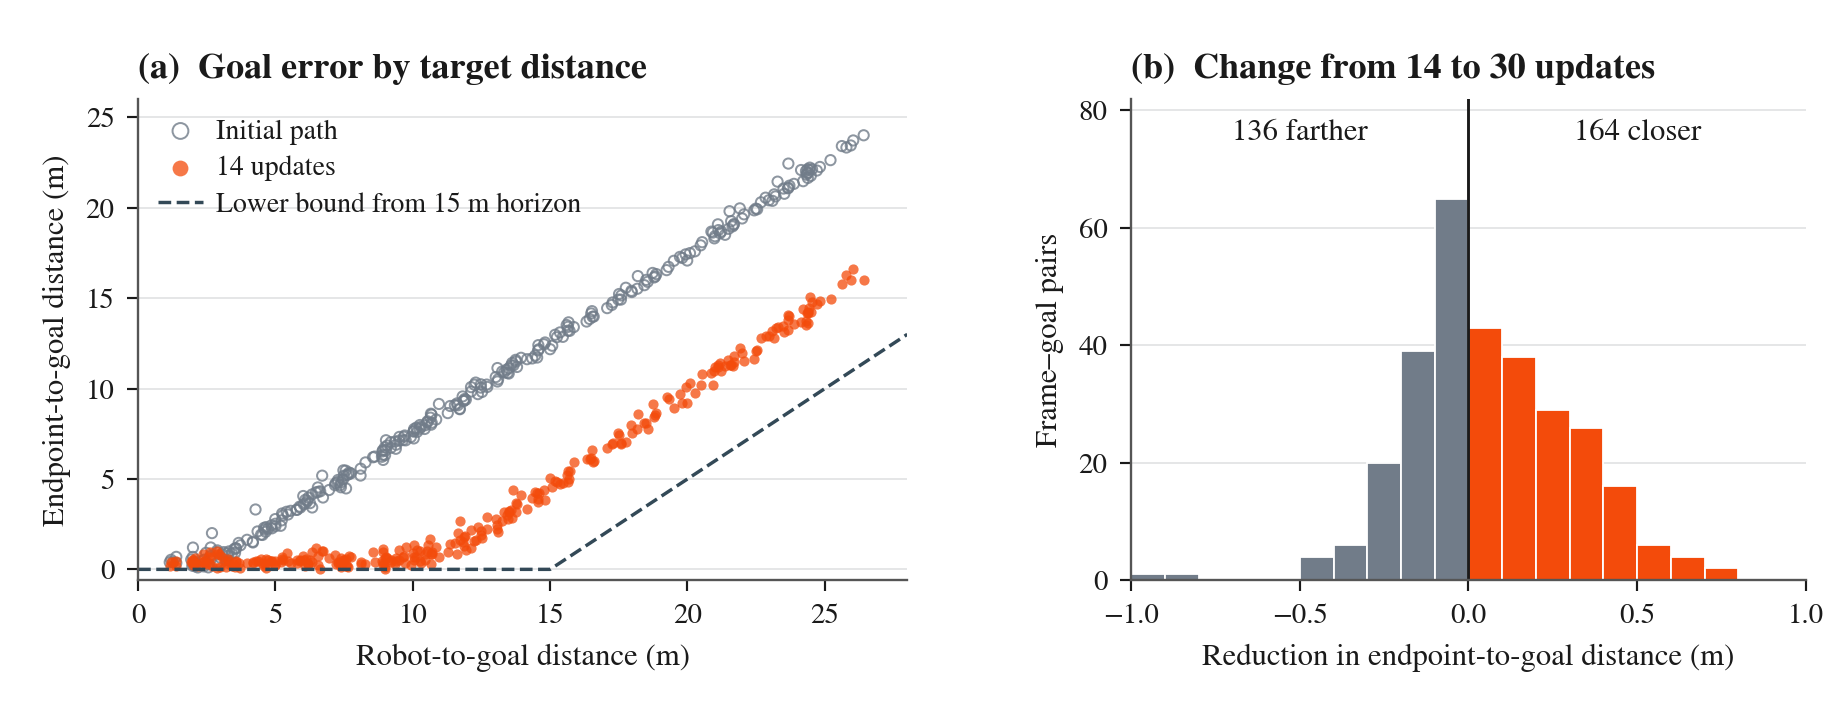

Python code for this plot:
"""Plot paired single-plan endpoint errors from the saved evaluation paths."""

import argparse
import csv
import json
from pathlib import Path
import sys

import matplotlib
import numpy as np

matplotlib.use("Agg")
from matplotlib import pyplot as plt
from matplotlib.ticker import MaxNLocator

HERE = Path(__file__).resolve().parent
sys.path.insert(0, str(HERE.parent))
from figure_style import COLORS, FONT, INK, MUTED, TEASER_STAGE_COLORS

CACHE = HERE / "endpoints.csv"
DEPTHS = (0, 14, 20, 30)
HORIZON_M = 15  # 15 segments, each bounded by one meter at this checkpoint.


def extract(root):
    """Join the model-independent prior and learned paths by frame and sampled goal."""
    evaluation = root / "eval"
    config = json.loads((evaluation / "evaluation_config.json").read_text())
    with (evaluation / "examples.jsonl").open() as source:
        records = (json.loads(line) for line in source)
        prior_ids = {r["dataset_index"]: r for r in records if r["mode"] == "prior" and r["depth"] == 0}

    model_file = evaluation / "best_model/model_paths_checkpoint57500.npz"
    with np.load(model_file) as model, np.load(evaluation / "final_paths.npz") as baseline:
        meta = json.loads(str(model["metadata_json"]))
        if (meta["checkpoint"], meta["parameter_source"], meta["mode"], meta["trained_depth"]) != (
            57500, "raw", "model_only", 14
        ):
            raise ValueError("Unexpected model or inference configuration")
        checkpoint_name = Path(meta["checkpoint_root"]).name
        training = json.loads((root / "checkpoints" / checkpoint_name / "monitoring/configuration.json").read_text())
        prior_settings = [k for k in training if k.startswith("prior_")]
        prior_settings.extend(("action_horizon", "action_dim", "max_step_length_m", "path_detour_factor"))
        if (meta["seed"] != config["seed"] or meta["seed"] != 0 or
                any(training[k] != config["training_values"][k] for k in prior_settings)):
            raise ValueError("The two evaluations used different initializers")
        if (training["action_horizon"] - 1) * training["max_step_length_m"] != HORIZON_M:
            raise ValueError("The checkpoint uses a different path-length cap")

        def split(name):
            lines = (root / f"configs/splits/{name}_clip_ids.txt").read_text().splitlines()
            return {line.strip() for line in lines if line.strip() and not line.startswith("#")}

        clips = set(model["clip_ids"])
        if clips != split("eval") or clips & split("train"):
            raise ValueError("Unexpected train/evaluation clip membership")
        priors = {r["dataset_index"]: baseline[r["array_key"]] for r in json.loads(str(baseline["metadata_json"]))
                  if r["mode"] == "prior" and r["checkpoint"] == "baseline"}
        indices = model["dataset_indices"].tolist()
        if len(indices) != 300 or len(set(indices)) != len(indices) or set(indices) != set(priors) or set(indices) != set(prior_ids):
            raise ValueError("Expected one matched prior per evaluation condition")
        paths = {0: np.stack([priors[i] for i in indices])}
        paths.update({depth: model[f"paths_{depth}"] for depth in DEPTHS[1:]})
        for values in paths.values():
            if values.shape != (len(indices), 16, 2) or not np.isfinite(values).all():
                raise ValueError("Missing or invalid saved waypoints")
        keys = zip(model["clip_ids"].tolist(), model["sample_ids"].tolist(), model["goal_indices"].tolist())
        goals = model["goals"]
        rows = []
        for j, (i, (clip, frame, goal)) in enumerate(zip(indices, keys, strict=True)):
            r = prior_ids[i]
            if ((clip, frame, goal, "sampled") != (r["clip_id"], r["sample_id"], r["goal_index"], r["goal_kind"])
                    or not np.array_equal(goals[j], [r["goal_x_m"], r["goal_y_m"]])):
                raise ValueError(f"Frame or goal mismatch for dataset index {i}")
            row = dict(clip_id=clip, frame_id=frame, sampled_goal=goal,
                       goal_x_m=float(goals[j, 0]), goal_y_m=float(goals[j, 1]))
            for depth, all_paths in paths.items():
                path = all_paths[j].astype(float)
                row[f"end_{depth}_x_m"], row[f"end_{depth}_y_m"] = path[-1]
                if depth in (0, 14):
                    row[f"length_{depth}_m"] = np.linalg.norm(np.diff(path, axis=0), axis=1).sum()
            rows.append(row)
    with CACHE.open("w", newline="") as target:
        writer = csv.DictWriter(target, fieldnames=rows[0], lineterminator="\n")
        writer.writeheader()
        writer.writerows(rows)


def render():
    with CACHE.open() as source:
        rows = list(csv.DictReader(source))

    def xy(prefix):
        return np.array([[float(r[f"{prefix}_x_m"]), float(r[f"{prefix}_y_m"])] for r in rows])

    goals = xy("goal")
    distance = np.linalg.norm(goals, axis=1)
    error = {k: np.linalg.norm(xy(f"end_{k}") - goals, axis=1) for k in DEPTHS}
    gain = error[14] - error[30]
    prior = TEASER_STAGE_COLORS["initial"]
    learned = COLORS[14]
    plt.rcParams.update({
        "font.family": "serif", "font.serif": [FONT, "STIXGeneral", "Liberation Serif"],
        "font.size": 8.5, "axes.labelcolor": INK, "text.color": INK,
        "axes.edgecolor": MUTED, "axes.linewidth": 0.65, "xtick.color": INK, "ytick.color": INK,
        "xtick.labelsize": 8, "ytick.labelsize": 8, "svg.fonttype": "none", "pdf.fonttype": 42,
        "svg.hashsalt": "gear-nav-endpoints",
    })
    fig, (left, right) = plt.subplots(1, 2, figsize=(7.08, 2.74), gridspec_kw={"width_ratios": [1.14, 1]})
    fig.subplots_adjust(left=.075, right=.981, top=.86, bottom=.185, wspace=.31)
    for axis in (left, right):
        axis.spines[["top", "right"]].set_visible(False)
        axis.tick_params(length=3, width=.6)
        axis.grid(axis="y", color="#e5e6e7", linewidth=.55)
        axis.set_axisbelow(True)

    left.set_title("(a)  Goal error by target distance", loc="left", fontweight="bold", fontsize=10)
    left.scatter(distance, error[0], s=8, facecolors="none", edgecolors=prior, linewidths=.55,
                 alpha=.80, label="Initial path")
    left.scatter(distance, error[14], s=8, c=learned, linewidths=0, alpha=.75, label="14 updates")
    limit = 28
    left.plot([0, HORIZON_M, limit], [0, 0, limit - HORIZON_M], "--", linewidth=.95,
              color="#334957", label="Lower bound from 15 m horizon")
    left.set(xlim=(0, limit), ylim=(-.6, 26), xlabel="Robot-to-goal distance (m)", ylabel="Endpoint-to-goal distance (m)",
             xticks=np.arange(0, 26, 5), yticks=np.arange(0, 26, 5))
    left.legend(loc="upper left", frameon=False, fontsize=7.7, labelspacing=.40, handlelength=1.65,
                handletextpad=.45, borderaxespad=.30, markerscale=1.55)

    right.set_title("(b)  Change from 14 to 30 updates", loc="left", fontweight="bold", fontsize=10)
    width = .1
    extent = np.ceil(abs(gain).max() / width) * width
    edges = np.arange(-round(extent / width), round(extent / width) + 1) * width
    counts, _ = np.histogram(gain, bins=edges)
    right.bar(edges[:-1], counts, width=width, align="edge", color=[prior if v < 0 else learned for v in edges[:-1]],
              edgecolor="white", linewidth=.50)
    right.axvline(0, color=INK, linewidth=.8)
    right.set(xlim=(-extent, extent), ylim=(0, counts.max() * 1.26), xlabel="Reduction in endpoint-to-goal distance (m)",
              ylabel="Frame–goal pairs", xticks=[-1, -.5, 0, .5, 1])
    right.yaxis.set_major_locator(MaxNLocator(integer=True, nbins=5))
    for x, label in [(0.25, f"{(gain < 0).sum()} farther"), (0.75, f"{(gain > 0).sum()} closer")]:
        right.text(x, .96, label, transform=right.transAxes, ha="center", va="top", fontsize=8.5)
    for extension, metadata in (("svg", {"Date": None}), ("pdf", {"CreationDate": None}), ("png", {})):
        fig.savefig(HERE / f"goal_progress.{extension}", dpi=260, metadata=metadata)
    svg = HERE / "goal_progress.svg"
    svg.write_text("\n".join(line.rstrip() for line in svg.read_text().splitlines()) + "\n")
    plt.close(fig)
    print(f"{len(rows)} paired examples, {len(set(r['clip_id'] for r in rows))} evaluation clips")
    for depth in DEPTHS:
        print(f"{depth:2d} updates: median endpoint error {np.median(error[depth]):.4f} m")
    print(f"{(error[14] < error[0]).sum()} closer at 14 than at initialization")
    print(f"Median paired reduction at 30 versus 14: {np.median(gain):.4f} m")


if __name__ == "__main__":
    parser = argparse.ArgumentParser(description=__doc__)
    parser.add_argument("--extract", metavar="WORKSPACE", type=Path,
                        help="refresh endpoints.csv from the archived evaluations before plotting")
    args = parser.parse_args()
    if args.extract:
        extract(args.extract)
    render()
